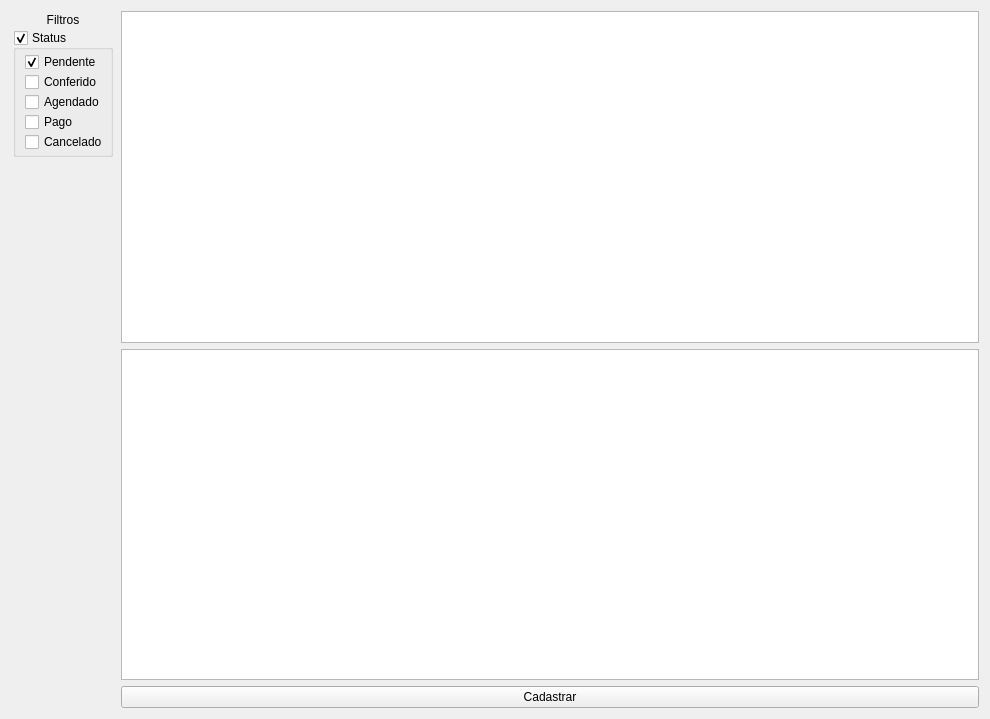
<?xml version="1.0" encoding="UTF-8"?>
<ui version="4.0">
 <class>WidgetCompraAvulsa</class>
 <widget class="QWidget" name="WidgetCompraAvulsa">
  <property name="geometry">
   <rect>
    <x>0</x>
    <y>0</y>
    <width>990</width>
    <height>719</height>
   </rect>
  </property>
  <property name="windowTitle">
   <string>Form</string>
  </property>
  <layout class="QGridLayout" name="gridLayout">
   <item row="0" column="0" rowspan="2">
    <widget class="QFrame" name="frame_6">
     <property name="enabled">
      <bool>true</bool>
     </property>
     <property name="sizePolicy">
      <sizepolicy hsizetype="Minimum" vsizetype="Preferred">
       <horstretch>0</horstretch>
       <verstretch>0</verstretch>
      </sizepolicy>
     </property>
     <layout class="QVBoxLayout" name="verticalLayout">
      <property name="spacing">
       <number>3</number>
      </property>
      <property name="leftMargin">
       <number>2</number>
      </property>
      <property name="topMargin">
       <number>2</number>
      </property>
      <property name="rightMargin">
       <number>2</number>
      </property>
      <property name="bottomMargin">
       <number>2</number>
      </property>
      <item>
       <widget class="QLabel" name="label">
        <property name="text">
         <string>Filtros</string>
        </property>
        <property name="alignment">
         <set>Qt::AlignCenter</set>
        </property>
       </widget>
      </item>
      <item>
       <widget class="QGroupBox" name="groupBoxStatus">
        <property name="title">
         <string>Status</string>
        </property>
        <property name="checkable">
         <bool>true</bool>
        </property>
        <property name="checked">
         <bool>true</bool>
        </property>
        <layout class="QVBoxLayout" name="verticalLayout_2">
         <property name="spacing">
          <number>0</number>
         </property>
         <property name="topMargin">
          <number>2</number>
         </property>
         <property name="rightMargin">
          <number>2</number>
         </property>
         <property name="bottomMargin">
          <number>2</number>
         </property>
         <item>
          <widget class="QCheckBox" name="checkBoxFiltroPendente">
           <property name="enabled">
            <bool>true</bool>
           </property>
           <property name="sizePolicy">
            <sizepolicy hsizetype="Minimum" vsizetype="Fixed">
             <horstretch>0</horstretch>
             <verstretch>0</verstretch>
            </sizepolicy>
           </property>
           <property name="text">
            <string>Pendente</string>
           </property>
           <property name="checked">
            <bool>true</bool>
           </property>
          </widget>
         </item>
         <item>
          <widget class="QCheckBox" name="checkBoxFiltroConferido">
           <property name="enabled">
            <bool>true</bool>
           </property>
           <property name="sizePolicy">
            <sizepolicy hsizetype="Minimum" vsizetype="Fixed">
             <horstretch>0</horstretch>
             <verstretch>0</verstretch>
            </sizepolicy>
           </property>
           <property name="text">
            <string>Conferido</string>
           </property>
          </widget>
         </item>
         <item>
          <widget class="QCheckBox" name="checkBoxFiltroAgendado">
           <property name="enabled">
            <bool>true</bool>
           </property>
           <property name="sizePolicy">
            <sizepolicy hsizetype="Minimum" vsizetype="Fixed">
             <horstretch>0</horstretch>
             <verstretch>0</verstretch>
            </sizepolicy>
           </property>
           <property name="text">
            <string>Agendado</string>
           </property>
          </widget>
         </item>
         <item>
          <widget class="QCheckBox" name="checkBoxFiltroPago">
           <property name="enabled">
            <bool>true</bool>
           </property>
           <property name="sizePolicy">
            <sizepolicy hsizetype="Minimum" vsizetype="Fixed">
             <horstretch>0</horstretch>
             <verstretch>0</verstretch>
            </sizepolicy>
           </property>
           <property name="text">
            <string>Pago</string>
           </property>
          </widget>
         </item>
         <item>
          <widget class="QCheckBox" name="checkBoxFiltroCancelado">
           <property name="enabled">
            <bool>true</bool>
           </property>
           <property name="sizePolicy">
            <sizepolicy hsizetype="Minimum" vsizetype="Fixed">
             <horstretch>0</horstretch>
             <verstretch>0</verstretch>
            </sizepolicy>
           </property>
           <property name="text">
            <string>Cancelado</string>
           </property>
          </widget>
         </item>
        </layout>
       </widget>
      </item>
      <item>
       <spacer name="verticalSpacer_6">
        <property name="orientation">
         <enum>Qt::Vertical</enum>
        </property>
        <property name="sizeHint" stdset="0">
         <size>
          <width>0</width>
          <height>0</height>
         </size>
        </property>
       </spacer>
      </item>
     </layout>
    </widget>
   </item>
   <item row="0" column="1">
    <widget class="TableView" name="tableCompra">
     <property name="mouseTracking">
      <bool>true</bool>
     </property>
     <property name="selectionMode">
      <enum>QAbstractItemView::MultiSelection</enum>
     </property>
     <property name="selectionBehavior">
      <enum>QAbstractItemView::SelectItems</enum>
     </property>
     <property name="sortingEnabled">
      <bool>true</bool>
     </property>
    </widget>
   </item>
   <item row="1" column="1">
    <widget class="TableView" name="tablePagar">
     <property name="mouseTracking">
      <bool>true</bool>
     </property>
     <property name="selectionMode">
      <enum>QAbstractItemView::MultiSelection</enum>
     </property>
     <property name="selectionBehavior">
      <enum>QAbstractItemView::SelectItems</enum>
     </property>
     <property name="sortingEnabled">
      <bool>true</bool>
     </property>
    </widget>
   </item>
   <item row="2" column="1">
    <widget class="QPushButton" name="pushButtonCadastrar">
     <property name="enabled">
      <bool>true</bool>
     </property>
     <property name="sizePolicy">
      <sizepolicy hsizetype="Preferred" vsizetype="Fixed">
       <horstretch>0</horstretch>
       <verstretch>0</verstretch>
      </sizepolicy>
     </property>
     <property name="text">
      <string>Cadastrar</string>
     </property>
    </widget>
   </item>
  </layout>
 </widget>
 <customwidgets>
  <customwidget>
   <class>TableView</class>
   <extends>QTableView</extends>
   <header>src/tableview.h</header>
  </customwidget>
 </customwidgets>
 <resources/>
 <connections/>
</ui>
